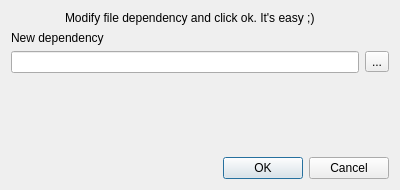
<?xml version="1.0" encoding="UTF-8"?>
<ui version="4.0">
 <class>DependForm</class>
 <widget class="QDialog" name="DependForm">
  <property name="geometry">
   <rect>
    <x>0</x>
    <y>0</y>
    <width>400</width>
    <height>190</height>
   </rect>
  </property>
  <property name="minimumSize">
   <size>
    <width>400</width>
    <height>190</height>
   </size>
  </property>
  <property name="maximumSize">
   <size>
    <width>400</width>
    <height>190</height>
   </size>
  </property>
  <property name="windowTitle">
   <string>Dialog</string>
  </property>
  <layout class="QVBoxLayout" name="verticalLayout">
   <item>
    <layout class="QHBoxLayout" name="horizontalLayout">
     <item>
      <widget class="QLabel" name="label">
       <property name="maximumSize">
        <size>
         <width>48</width>
         <height>48</height>
        </size>
       </property>
       <property name="text">
        <string/>
       </property>
       <property name="pixmap">
        <pixmap resource="imgres.qrc">:/imglist/img/edit-validated.png</pixmap>
       </property>
      </widget>
     </item>
     <item>
      <widget class="QLabel" name="label_2">
       <property name="text">
        <string>Modify file dependency and click ok. It's easy ;)</string>
       </property>
      </widget>
     </item>
    </layout>
   </item>
   <item>
    <widget class="QLabel" name="label_3">
     <property name="text">
      <string>New dependency</string>
     </property>
    </widget>
   </item>
   <item>
    <layout class="QHBoxLayout" name="horizontalLayout_2" stretch="0,0">
     <item>
      <widget class="QLineEdit" name="lineEdit"/>
     </item>
     <item>
      <widget class="QToolButton" name="searchbutton">
       <property name="text">
        <string>...</string>
       </property>
      </widget>
     </item>
    </layout>
   </item>
   <item>
    <spacer name="verticalSpacer">
     <property name="orientation">
      <enum>Qt::Vertical</enum>
     </property>
     <property name="sizeHint" stdset="0">
      <size>
       <width>20</width>
       <height>5</height>
      </size>
     </property>
    </spacer>
   </item>
   <item>
    <widget class="QDialogButtonBox" name="buttonBox">
     <property name="orientation">
      <enum>Qt::Horizontal</enum>
     </property>
     <property name="standardButtons">
      <set>QDialogButtonBox::Cancel|QDialogButtonBox::Ok</set>
     </property>
    </widget>
   </item>
  </layout>
 </widget>
 <resources>
  <include location="imgres.qrc"/>
 </resources>
 <connections/>
</ui>
